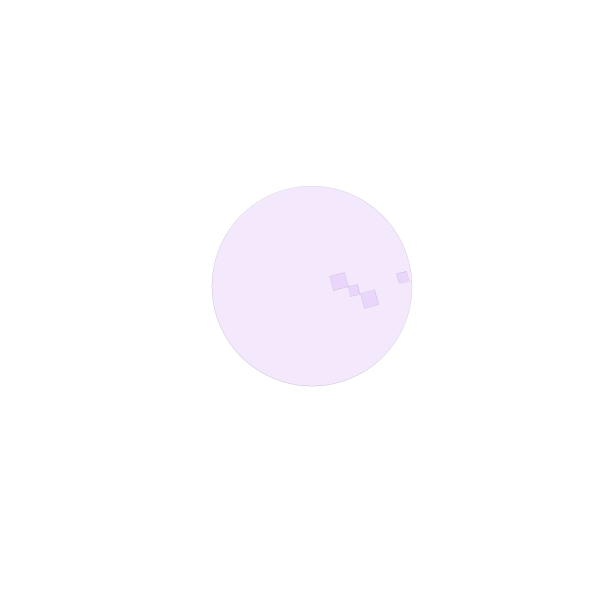
Frame 1 (no input)
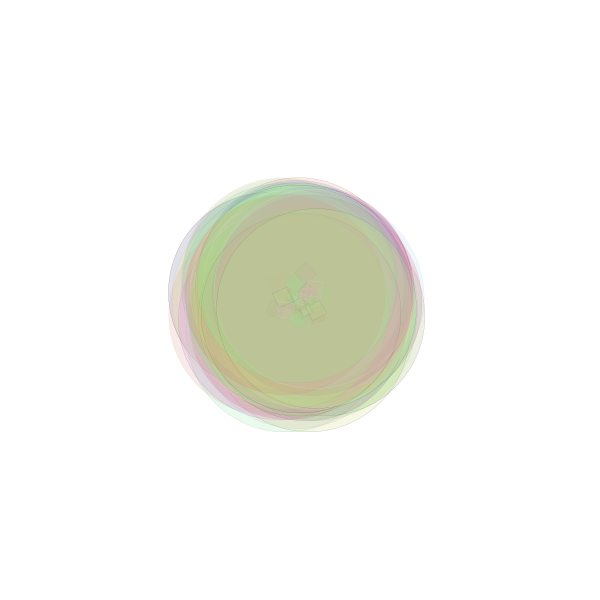
Frame 60 (the mouse pressed at the canvas centre just before this capture)
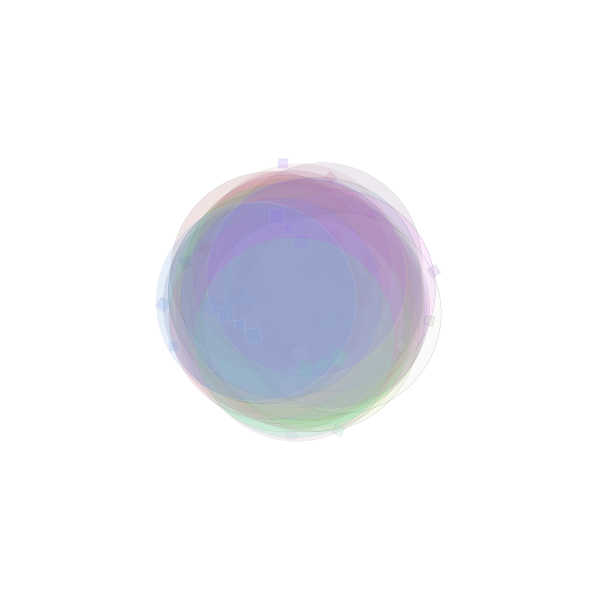
Frame 120 (the mouse held since frame 60 and released just before this capture)

The Processing sketch that drew these frames (run headless with seeded random() and noise(); from frame 60 on, the mouse is pressed at the canvas centre):

// Processing sketch: processing_111818
// ── processing_111818.pde

float x, y;
float angle = 0; 
float r = 50;
float diff = 1; 


void setup() {
  size(600, 600);
  background(255, 255, 255);
}

void draw() {

  fill(random(100, 255), random(100, 255), random(100, 255), 50); 


  x = r * cos(angle); 
  y = r * sin(angle);


  strokeWeight(0.1); 
  stroke(random(50, 255)); 

  translate(width/2, height/2); 
  rotate(r); 

  rect(x, y, 10, 10);
  rect(x + 10, y + 10, 15, 15);
  rect(x - 15, y - 15, 15, 15);
  rect(x*2, y*2, 10, 10);

  ellipse(x/2-10, y/2-10, 200, 200);


  angle = angle +0.5;
  r = r - diff;

  if ( r == 0 || r == 400) { 
    diff =  diff * -1;
  }
}
